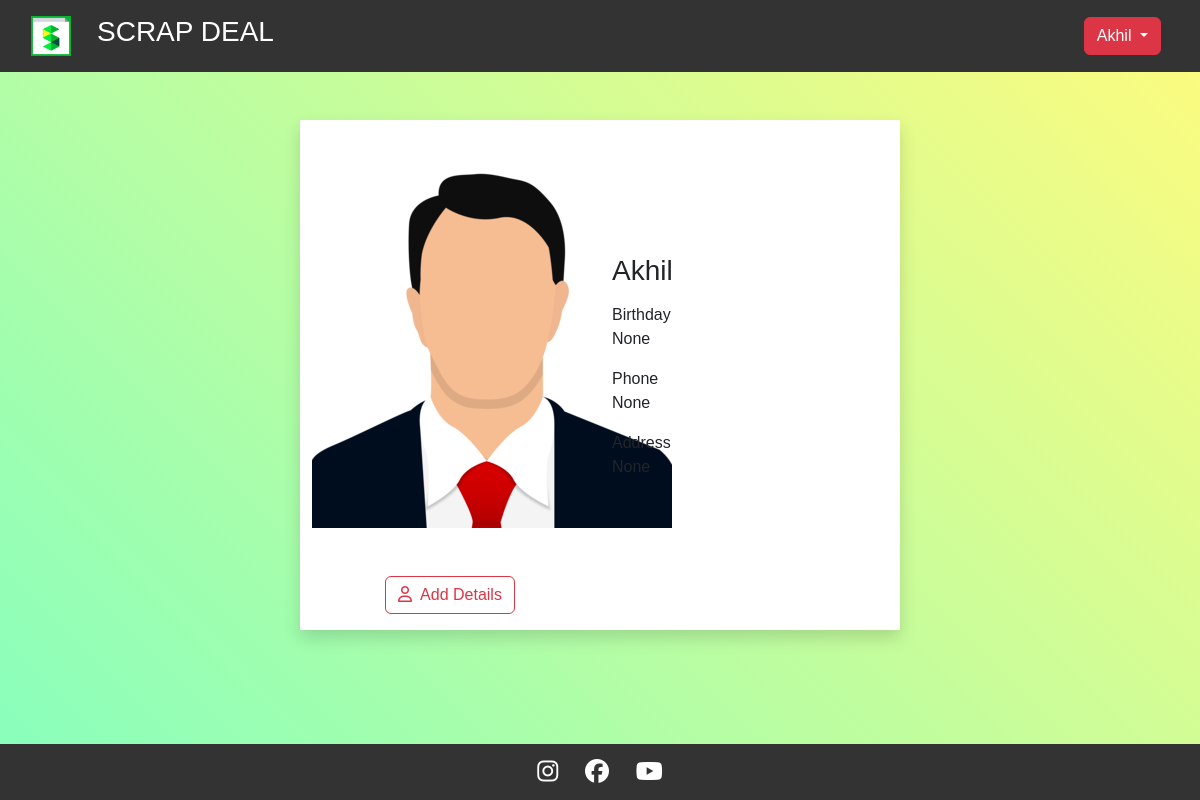
The app's page /profile/4 (signed in), older data.
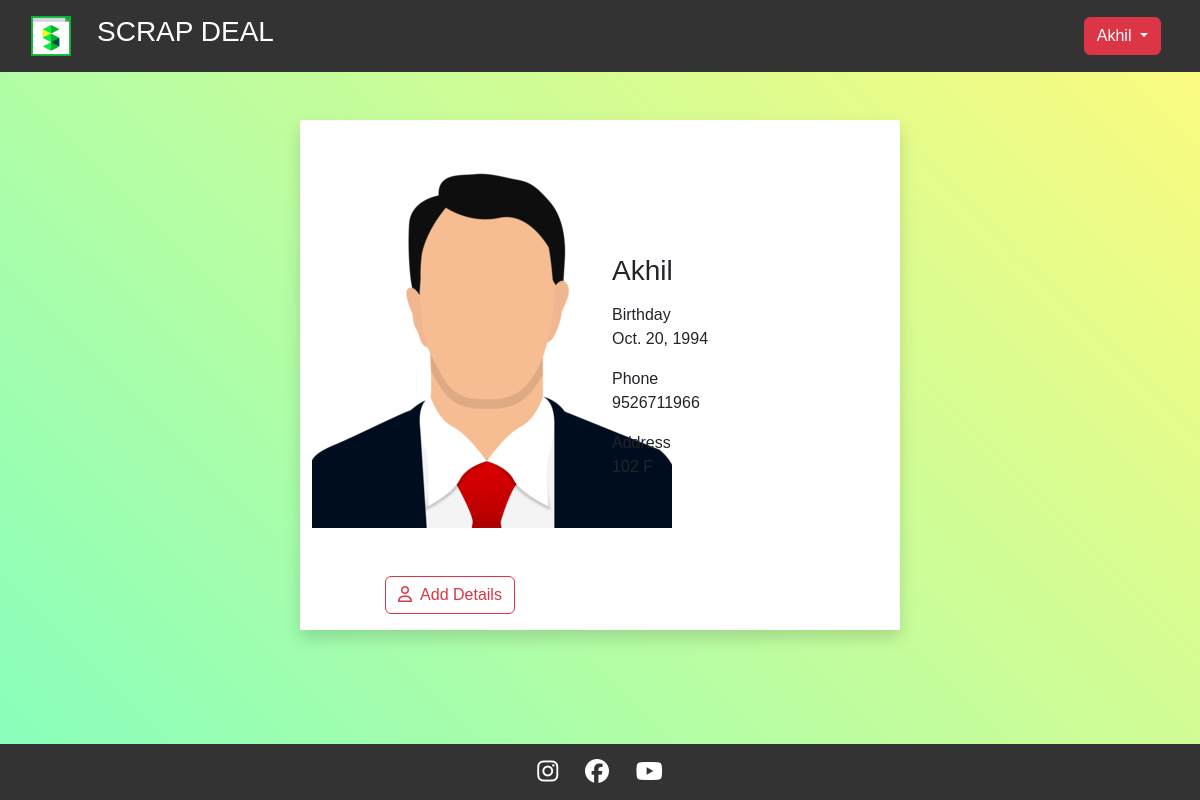
The same page, newer data.
### scrapboxapp/models.py (models this page shows)
class UserProfile(models.Model):
    user=models.OneToOneField(User,on_delete=models.CASCADE,related_name="profile")
    address=models.CharField(max_length=200,null=True)
    location=models.CharField(max_length=200,null=True)
    dob=models.DateField(null=True)
    phone=models.CharField(max_length=200,null=True)
    def __str__(self):
        return self.user.username

### scrapboxapp/views.py (the view)
# urls.py: path('profile/<int:pk>',views.ProfileDetailView.as_view(),name="profile-detail"),
@method_decorator(signin_required,name="dispatch")
class ProfileDetailView(DetailView):
    template_name="profile_detail.html"
    model=UserProfile
    context_object_name="data"

### scrapboxapp/views.py (called while the page is built)
def signin_required(fn):
    def wrapper(request,*args, **kwargs):
        if not request.user.is_authenticated:
            messages.error(request,"Invalid session")
            return redirect("signin")
        else:
            return fn(request,*args, **kwargs)
    return wrapper

### scrapboxapp/templates/profile_detail.html (shortened to what this page needs)
{% extends 'base.html' %}
{%load static%}
{% block content %}
<head>
</head>
<section class="section about-section gray-bg" id="about">
    <div class="container shadow bg-white mt-5 w-50">
        <div class="row align-items-center flex-row-reverse">
            <div class="col-lg-6">
                <div class="about-text go-to">
                    <h3 class="dark-color mb-3">{{data}}</h3>
                    <div class="row about-list">
                        <div class="col-md-6">
                            <div class="media">
                                <label>Birthday</label>
                                <p>{{data.dob}}</p>
                            </div>
                            <div class="media">
                                <label>Phone</label>
                                <p>{{data.phone}}</p>
                            </div>
                            <div class="media">
                                <label>Address</label>
                                <p>{{data.address}}</p>
                            </div>
                        </div>
                    </div>
                </div>
            </div>
            <div class="col-lg-6">
                <div class="about-avatar mt-5 text-center">
                    {%if data.profile_pic%}
                        <img src="{{data.profile_pic.url}}"alt="">
                    {%else%}
                         <img src="{%static 'scrapboxapp/images/profilepic.png' %}" title="" alt="">
                    {%endif%}
                </div>
                <div class="mt-5 text-center">
                    <a href="{% url 'profile-update' request.user.profile.id %}">
                        <button type="submit" class="btn btn-outline-danger mx-auto mb-3"><i class="fa-regular fa-user text me-2"></i>Add Details</button>
                    </a>
                </div>
            </div>
        </div>
    </div>
{% endblock %}

Row changes from the older to the newer data that the page shows:
changed UserProfile "Akhil": dob "None" → "Oct. 20, 1994"; phone "None" → "9526711966"; address "None" → "102 F"
